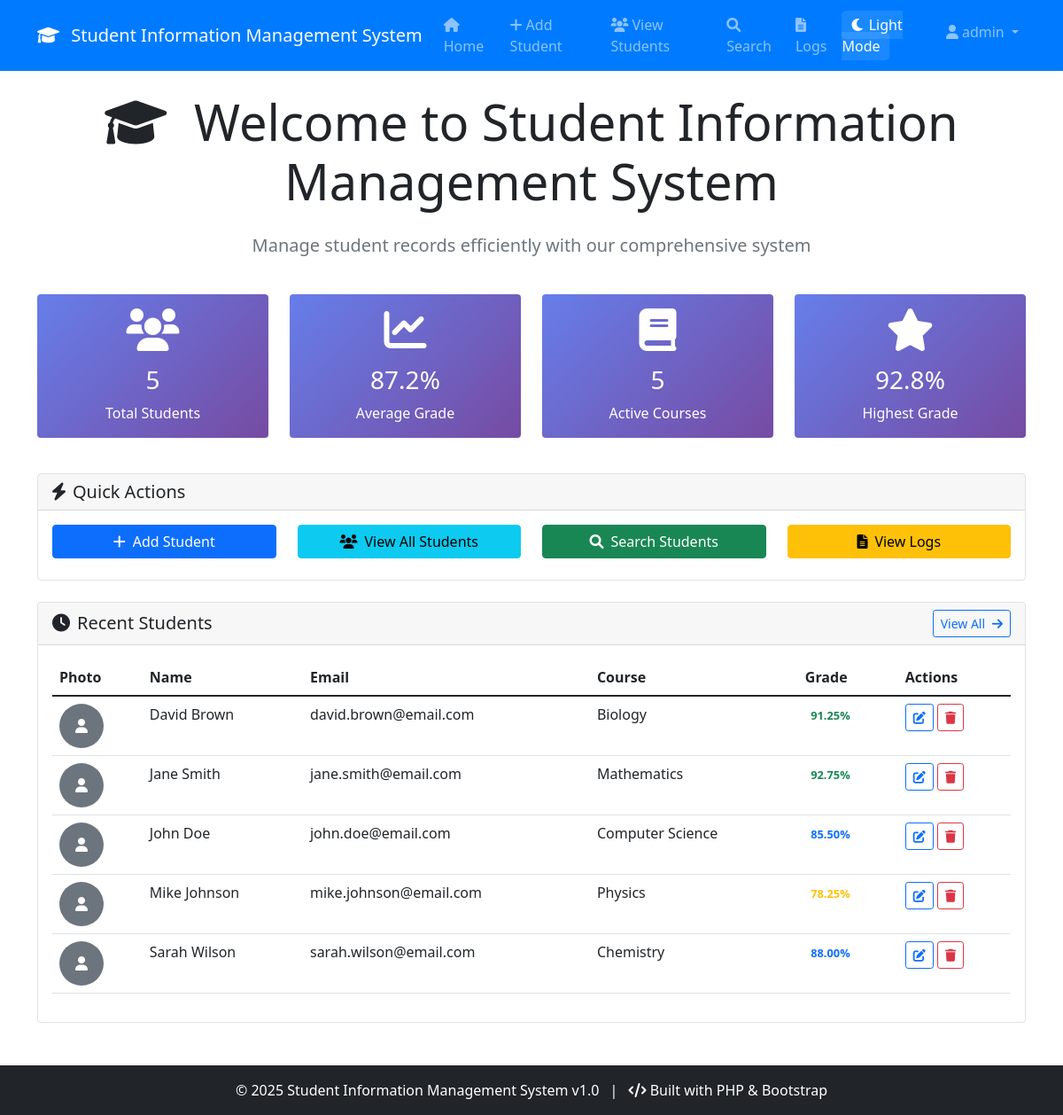
/index.php (signed in), run on the app's committed database.
### tables this page shows
CREATE TABLE IF NOT EXISTS students (
    id INT AUTO_INCREMENT PRIMARY KEY,
    name VARCHAR(100) NOT NULL,
    email VARCHAR(100) UNIQUE NOT NULL,
    date_of_birth DATE NOT NULL,
    course VARCHAR(100) NOT NULL,
    grade DECIMAL(5,2) NOT NULL,
    profile_picture VARCHAR(255),
    created_at TIMESTAMP DEFAULT CURRENT_TIMESTAMP,
    updated_at TIMESTAMP DEFAULT CURRENT_TIMESTAMP ON UPDATE CURRENT_TIMESTAMP
);

### config/config.php (called while the page is built, shortened)
<?php
function isLoggedIn() {
    return isset($_SESSION['user_id']) && !empty($_SESSION['user_id']);
}
function getUserPreference($name, $default = '') {
    return isset($_COOKIE[$name]) ? $_COOKIE[$name] : $default;
}
function getCurrentTheme() {
    return getUserPreference('theme', 'light');
}
?>

### config/database.php (called while the page is built, shortened)
<?php
function getDatabaseConnection() {
    try {
        $conn = new mysqli(DB_HOST, DB_USER, DB_PASS, DB_NAME);
        $conn->set_charset(DB_CHARSET);
        return $conn;
    } catch (Exception $e) {
        error_log("Database connection error: " . $e->getMessage());
        return false;
    }
}
function executeQuery($sql, $params = []) {
    $conn = getDatabaseConnection();
    try {
        $stmt = $conn->prepare($sql);
        $stmt->execute();
        $result = $stmt->get_result();
        return $result;
    } catch (Exception $e) {
        error_log("Query execution error: " . $e->getMessage());
        closeDatabaseConnection($conn);
        return false;
    }
}
?>

### includes/functions.php (called while the page is built, shortened)
<?php
require_once 'config/config.php';
require_once 'config/database.php';
function getAllStudents() {
    $sql = "SELECT * FROM students ORDER BY name ASC";
    $result = executeQuery($sql);
    if ($result) {
        $students = [];
        while ($row = $result->fetch_assoc()) {
            $students[] = $row;
        }
        return $students;
    }
    return [];
}
function getStudentStatistics() {
    $sql = "SELECT
                COUNT(*) as total_students,
                AVG(grade) as average_grade,
                MIN(grade) as min_grade,
                MAX(grade) as max_grade,
                COUNT(DISTINCT course) as total_courses
            FROM students";
    $result = executeQuery($sql);
    if ($result && $result->num_rows > 0) {
        return $result->fetch_assoc();
    }
    return [
        'total_students' => 0,
        'average_grade' => 0,
        'min_grade' => 0,
        'max_grade' => 0,
        'total_courses' => 0
    ];
}
function formatGrade($grade) {
    return number_format($grade, 2) . '%';
}
function getGradeColor($grade) {
    if ($grade >= 90) return 'text-success';
    if ($grade >= 80) return 'text-primary';
    if ($grade >= 70) return 'text-warning';
    return 'text-danger';
}
?>

### index.php (the view, shortened to what this page needs)
<?php
require_once 'config/config.php';
require_once 'includes/functions.php';
    ?>
    <?php
require_once 'includes/header.php';
$stats = getStudentStatistics();
$students = getAllStudents();
$recent_students = array_slice($students, 0, 5);
?>
<div class="row mb-4">
    <div class="col-12">
        <h1 class="display-4 text-center mb-4">
            <i class="fas fa-graduation-cap me-3"></i>
            Welcome to <?php echo APP_NAME; ?>
        </h1>
        <p class="lead text-center text-muted">
            Manage student records efficiently with our comprehensive system
        </p>
    </div>
</div>
<div class="row mb-4">
    <div class="col-md-3 mb-3">
        <div class="card stats-card h-100">
            <div class="card-body text-center">
                <i class="fas fa-users fa-3x mb-3"></i>
                <h3 class="card-title"><?php echo $stats['total_students']; ?></h3>
                <p class="card-text">Total Students</p>
            </div>
        </div>
    </div>
    <div class="col-md-3 mb-3">
        <div class="card stats-card h-100">
            <div class="card-body text-center">
                <i class="fas fa-chart-line fa-3x mb-3"></i>
                <h3 class="card-title"><?php echo number_format($stats['average_grade'], 1); ?>%</h3>
                <p class="card-text">Average Grade</p>
            </div>
        </div>
    </div>
    <div class="col-md-3 mb-3">
        <div class="card stats-card h-100">
            <div class="card-body text-center">
                <i class="fas fa-book fa-3x mb-3"></i>
                <h3 class="card-title"><?php echo $stats['total_courses']; ?></h3>
                <p class="card-text">Active Courses</p>
            </div>
        </div>
    </div>
    <div class="col-md-3 mb-3">
        <div class="card stats-card h-100">
            <div class="card-body text-center">
                <i class="fas fa-star fa-3x mb-3"></i>
                <h3 class="card-title"><?php echo number_format($stats['max_grade'], 1); ?>%</h3>
                <p class="card-text">Highest Grade</p>
            </div>
        </div>
    </div>
</div>
<div class="row mb-4">
    <div class="col-12">
        <div class="card">
            <div class="card-header">
                <h5 class="mb-0">
                    <i class="fas fa-bolt me-2"></i>Quick Actions
                </h5>
            </div>
            <div class="card-body">
                <div class="row">
                    <div class="col-md-3 mb-2">
                        <a href="add_student.php" class="btn btn-primary w-100">
                            <i class="fas fa-plus me-2"></i>Add Student
                        </a>
                    </div>
                    <div class="col-md-3 mb-2">
                        <a href="view_students.php" class="btn btn-info w-100">
                            <i class="fas fa-users me-2"></i>View All Students
                        </a>
                    </div>
                    <div class="col-md-3 mb-2">
                        <a href="search_student.php" class="btn btn-success w-100">
                            <i class="fas fa-search me-2"></i>Search Students
                        </a>
                    </div>
                    <div class="col-md-3 mb-2">
                        <a href="logs.php" class="btn btn-warning w-100">
                            <i class="fas fa-file-alt me-2"></i>View Logs
                        </a>
                    </div>
                </div>
            </div>
        </div>
    </div>
</div>
<div class="row">
    <div class="col-12">
        <div class="card">
            <div class="card-header d-flex justify-content-between align-items-center">
                <h5 class="mb-0">
                    <i class="fas fa-clock me-2"></i>Recent Students
                </h5>
                <a href="view_students.php" class="btn btn-sm btn-outline-primary">
                    View All <i class="fas fa-arrow-right ms-1"></i>
                </a>
            </div>
            <div class="card-body">
                <?php if (empty($recent_students)): ?>
                    <p class="text-muted text-center py-4">
                        <i class="fas fa-users fa-3x mb-3 d-block"></i>
                        No students found. <a href="add_student.php">Add your first student</a>!
                    </p>
                <?php else: ?>
                    <div class="table-responsive">
                        <table class="table table-hover">
                            <thead>
                                <tr>
                                    <th>Photo</th>
                                    <th>Name</th>
                                    <th>Email</th>
                                    <th>Course</th>
                                    <th>Grade</th>
                                    <th>Actions</th>
                                </tr>
                            </thead>
                            <tbody>
                                <?php foreach ($recent_students as $student): ?>
                                    <tr>
                                        <td>
                                            <?php if (!empty($student['profile_picture'])): ?>
                                                <img src="uploads/<?php echo $student['profile_picture']; ?>"
                                                     alt="Profile" class="profile-picture">
                                            <?php else: ?>
                                                <div class="profile-picture bg-secondary d-flex align-items-center justify-content-center">
                                                    <i class="fas fa-user text-white"></i>
                                                </div>
                                            <?php endif; ?>
                                        </td>
                                        <td><?php echo htmlspecialchars($student['name']); ?></td>
                                        <td><?php echo htmlspecialchars($student['email']); ?></td>
                                        <td><?php echo htmlspecialchars($student['course']); ?></td>
                                        <td>
                                            <span class="badge <?php echo getGradeColor($student['grade']); ?> grade-badge">
                                                <?php echo formatGrade($student['grade']); ?>
                                            </span>
                                        </td>
                                        <td>
                                            <a href="view_students.php?action=edit&id=<?php echo $student['id']; ?>"
                                               class="btn btn-sm btn-outline-primary">
                                                <i class="fas fa-edit"></i>
                                            </a>
                                            <a href="view_students.php?action=delete&id=<?php echo $student['id']; ?>"
                                               class="btn btn-sm btn-outline-danger"
                                               onclick="return confirmDelete('Are you sure you want to delete this student?')">
                                                <i class="fas fa-trash"></i>
                                            </a>
                                        </td>
                                    </tr>
                                <?php endforeach; ?>
                            </tbody>
                        </table>
                    </div>
                <?php endif; ?>
            </div>
        </div>
    </div>
</div>
<?php require_once 'includes/footer.php'; ?>

### includes/header.php (shortened to what this page needs)
<?php
require_once 'config/config.php';
require_once 'includes/functions.php';
$current_theme = getCurrentTheme();
?>
<!DOCTYPE html>
<html lang="en">
<head>
    <link href="https://cdn.jsdelivr.net/npm/bootstrap@5.1.3/dist/css/bootstrap.min.css" rel="stylesheet">
    <link href="https://cdnjs.cloudflare.com/ajax/libs/font-awesome/6.0.0/css/all.min.css" rel="stylesheet">
</head>
<body>
    <?php if (isLoggedIn()): ?>
    <nav class="navbar navbar-expand-lg navbar-dark">
        <div class="container">
            <a class="navbar-brand" href="index.php">
                <i class="fas fa-graduation-cap me-2"></i>
                <?php echo APP_NAME; ?>
            </a>
            <div class="collapse navbar-collapse" id="navbarNav">
                <ul class="navbar-nav me-auto">
                    <li class="nav-item">
                        <a class="nav-link" href="index.php">
                            <i class="fas fa-home me-1"></i>Home
                        </a>
                    </li>
                    <li class="nav-item">
                        <a class="nav-link" href="add_student.php">
                            <i class="fas fa-plus me-1"></i>Add Student
                        </a>
                    </li>
                    <li class="nav-item">
                        <a class="nav-link" href="view_students.php">
                            <i class="fas fa-users me-1"></i>View Students
                        </a>
                    </li>
                    <li class="nav-item">
                        <a class="nav-link" href="search_student.php">
                            <i class="fas fa-search me-1"></i>Search
                        </a>
                    </li>
                    <li class="nav-item">
                        <a class="nav-link" href="logs.php">
                            <i class="fas fa-file-alt me-1"></i>Logs
                        </a>
                    </li>
                </ul>
                <ul class="navbar-nav">
                    <li class="nav-item">
                        <a class="theme-switch me-2" href="?theme=<?php echo $current_theme === 'light' ? 'dark' : 'light'; ?>">
                            <i class="fas fa-<?php echo $current_theme === 'light' ? 'moon' : 'sun'; ?>"></i>
                            <?php echo ucfirst($current_theme); ?> Mode
                        </a>
                    </li>
                    <li class="nav-item dropdown">
                        <a class="nav-link dropdown-toggle" href="#" id="navbarDropdown" role="button" data-bs-toggle="dropdown">
                            <i class="fas fa-user me-1"></i><?php echo $_SESSION['username']; ?>
                        </a>
                    </li>
                </ul>
            </div>
        </div>
    </nav>
    <?php endif; ?>
    <div class="container mt-4">

### includes/footer.php (shortened to what this page needs)
    </div>
    <footer class="bg-dark text-white text-center py-3 mt-5">
        <div class="container">
            <p class="mb-0">
                &copy; <?php echo date('Y'); ?> <?php echo APP_NAME; ?> v<?php echo APP_VERSION; ?>
                <span class="mx-2">|</span>
                <i class="fas fa-code"></i> Built with PHP & Bootstrap
            </p>
        </div>
    </footer>
</body>
</html>

### data on the page
students: name "David Brown", email "david.brown@email.com", course "Biology", grade "91.25%"
students: name "Jane Smith", email "jane.smith@email.com", course "Mathematics", grade "92.75%"
students: name "John Doe", email "john.doe@email.com", course "Computer Science", grade "85.50%"
students: name "Mike Johnson", email "mike.johnson@email.com", course "Physics", grade "78.25%"
students: name "Sarah Wilson", email "sarah.wilson@email.com", course "Chemistry", grade "88.00%"

### other printed values
APP_NAME "Student Information Management System"
$current_theme "Light"
$_SESSION['username'] "admin"
$stats['total_students'] "5"
$stats['average_grade'] "87.2"
$stats['total_courses'] "5"
$stats['max_grade'] "92.8"
APP_VERSION "1.0"
